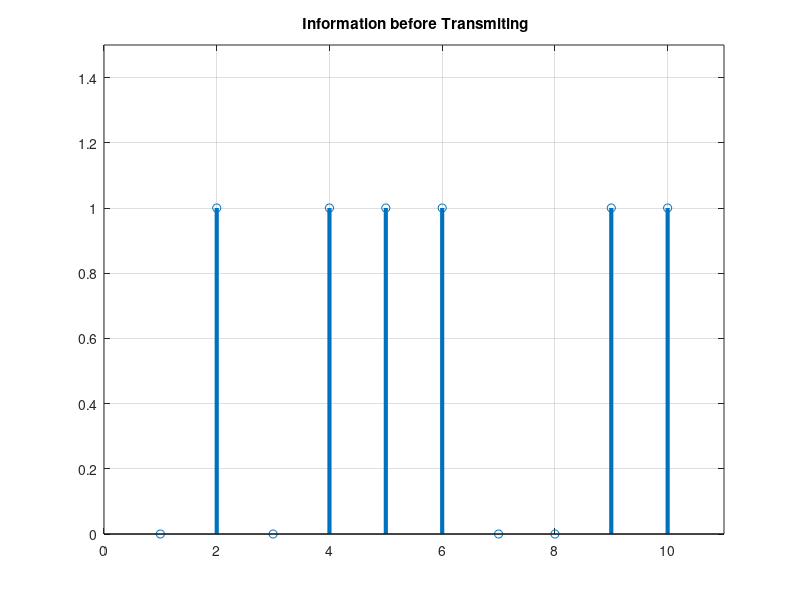
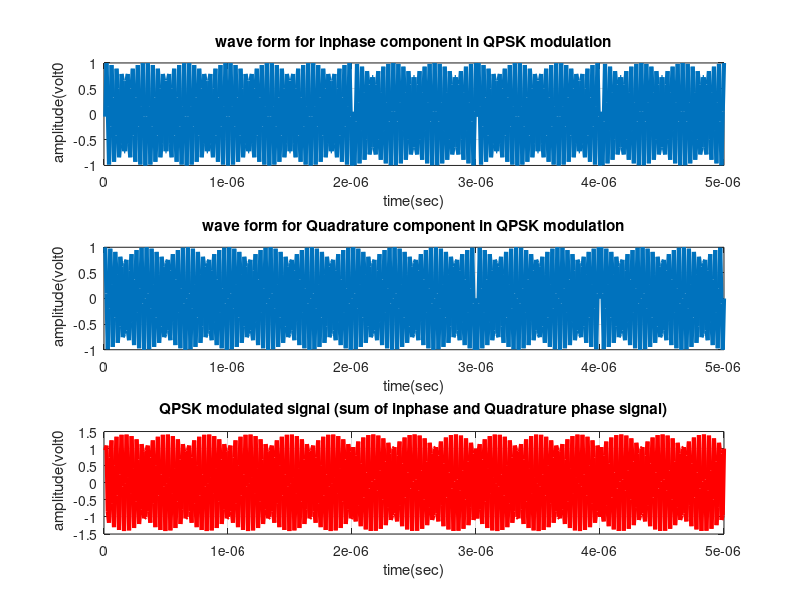
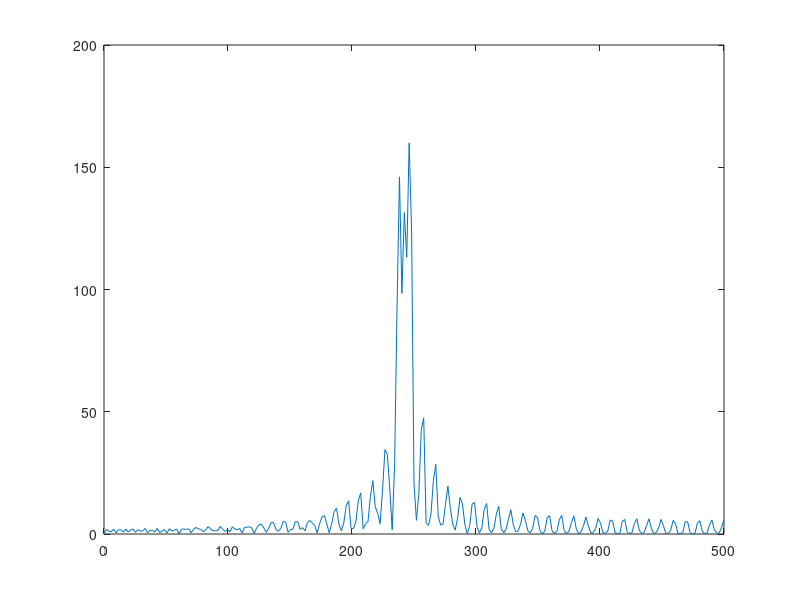

Write the MATLAB code that produced these figures, in order.
%XXXXXXXXXXXXXXXXXXXXXXXXXXXXXXXXXXXXXXXXXXXXXXXXXXXXXXXXXXXXXXXXXXXXXXXXXX
%XXXX QPSK Modulation and Demodulation without consideration of noise XXXXX
%XXXXXXXXXXXXXXXXXXXXXXXXXXXXXXXXXXXXXXXXXXXXXXXXXXXXXXXXXXXXXXXXXXXXXXXXXX


clc;
clear all;
close all;
data=[0  1 0 1 1 1 0 0 1 1]; % information

%Number_of_bit=1024;
%data=randint(Number_of_bit,1);

figure(1)
stem(data, 'linewidth',3), grid on;
title('  Information before Transmiting ');
axis([ 0 11 0 1.5]);

data_NZR=2*data-1; % Data Represented at NZR form for QPSK modulation
s_p_data=reshape(data_NZR,2,length(data)/2);  % S/P convertion of data


br=10.^6; %Let us transmission bit rate  1000000
f=2400000000; % minimum carrier frequency
T=1/br; % bit duration
t=T/99:T/99:T; % Time vector for one bit information



% XXXXXXXXXXXXXXXXXXXXXXX QPSK modulatio  XXXXXXXXXXXXXXXXXXXXXXXXXXXXXXXXX
y=[];
y_in=[];
y_qd=[];
for(i=1:length(data)/2)
    y1=s_p_data(1,i)*cos(2*pi*f*t); % inphase component
    y2=s_p_data(2,i)*sin(2*pi*f*t) ;% Quadrature component
    y_in=[y_in y1]; % inphase signal vector
    y_qd=[y_qd y2]; %quadrature signal vector
    y=[y y1+y2]; % modulated signal vector
end
Tx_sig=y; % transmitting signal after modulation
tt=T/99:T/99:(T*length(data))/2;

figure(2)

subplot(3,1,1);
plot(tt,y_in,'linewidth',3), grid on;
title(' wave form for inphase component in QPSK modulation ');
xlabel('time(sec)');
ylabel(' amplitude(volt0');

subplot(3,1,2);
plot(tt,y_qd,'linewidth',3), grid on;
title(' wave form for Quadrature component in QPSK modulation ');
xlabel('time(sec)');
ylabel(' amplitude(volt0');


subplot(3,1,3);
plot(tt,Tx_sig,'r','linewidth',3), grid on;
title('QPSK modulated signal (sum of inphase and Quadrature phase signal)');
xlabel('time(sec)');
ylabel(' amplitude(volt0');


% Frequency data
n = 2^nextpow2(length(Tx_sig)); % find power of two larger than data length to optimize fft
y = fft(Tx_sig,n);
f = 1000/2*linspace(0,1,n/2+1);
figure()
plot(f,2*abs(y(1:n/2+1)/2))
